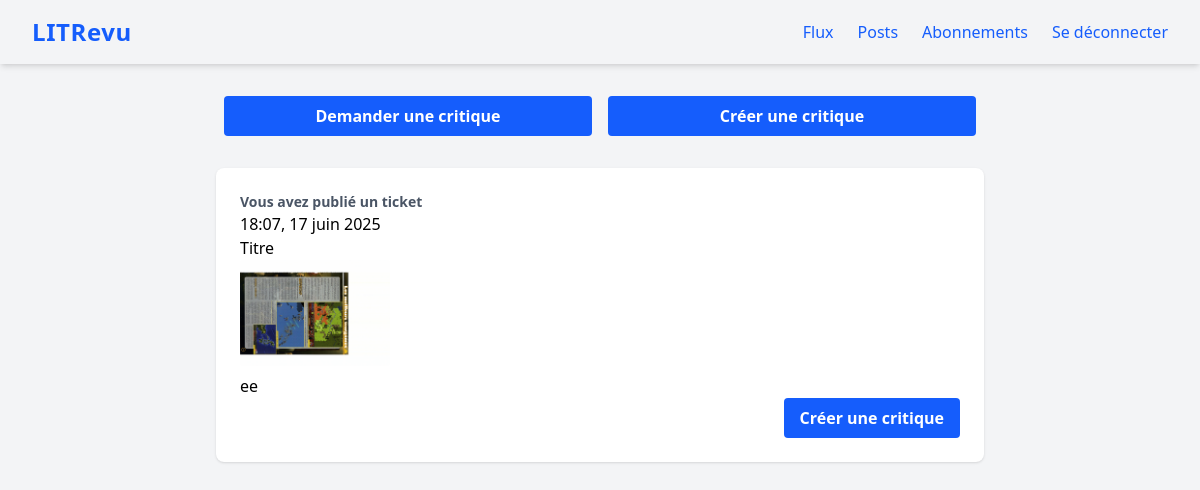
The page /flux/ (signed in) on the database its author committed.
### review/models.py (models this page shows, shortened)
class Ticket(models.Model):
    title = models.CharField(max_length=128, default="Titre")
    description = models.CharField(max_length=2048, blank=True)
    user = models.ForeignKey(
        to=settings.AUTH_USER_MODEL, on_delete=models.CASCADE)
    image = models.ImageField(blank=True, null=True)
    created = models.DateTimeField(default=timezone.now)

### review/views.py (the view)
# urls.py: path('flux/', review.views.flux, name='flux'),
@login_required
def flux(request):
    followed_users = models.UserFollows.objects.filter(user=request.user).values_list('followed_user', flat=True)
    users_to_show = list(followed_users) + [request.user.id]
    tickets = models.Ticket.objects.filter(user__id__in=users_to_show).annotate(post_type=Value('ticket', output_field=CharField()))
    reviews = models.Review.objects.filter(user__id__in=users_to_show).annotate(post_type=Value('review', output_field=CharField()))
    user_tickets = models.Ticket.objects.filter(user=request.user)
    reviews_on_user_tickets = models.Review.objects.filter(ticket__in=user_tickets).annotate(post_type=Value('review', output_field=CharField()))
    reviews = reviews | reviews_on_user_tickets
    flux = sorted(
        list(tickets) + list(reviews),
        key=lambda obj: obj.created,
        reverse=True
    )
    return render(request, 'review/flux.html', context={'flux': flux}, )

### review/templates/review/flux.html
{% extends 'base.html' %}
{% load review_extras %}
{% block content %}
    <div class="flex gap-4 items-center mb-8 w-full px-2">
        <a href="{% url 'ticket-create' %}" class="flex-1 mx-6">
            <button type="button" class="w-full bg-blue-600 text-white px-4 py-2 rounded hover:bg-blue-700 font-semibold transition">Demander une critique</button>
        </a>
        <a href="{% url 'review-create' %}" class="flex-1 mx-6">
            <button type="button" class="w-full bg-blue-600 text-white px-4 py-2 rounded hover:bg-blue-700 font-semibold transition">Créer une critique</button>
        </a>
    </div>
    <div class="grid-container">
        {% for post in flux %}
            {% if post.post_type == 'review' %}
                <div class="border-2 border-blue-400 bg-blue-50 rounded-lg shadow p-6 mb-4">
                    <p class="text-sm text-gray-600 font-semibold">{% if post.user == user %}Vous avez publié une critique {{ post.user }} {% else %}{{ post.user }} a publié une critique{% endif %}</p>
                    <p class="text-xs text-gray-400 mb-2">{{ post.created|date:"H:i, d F Y" }}</p>
                    <h3 class="font-bold text-lg text-blue-900">{{ post.headline }}</h3>
                    <div class="rating-display mb-2">
                        {% display_stars post.rating %}
                    </div>
                    <p class="mb-2">{{ post.body }}</p>
                    <div class="border border-gray-300 bg-white rounded p-4 my-4">
                        <span class="font-semibold">Ticket - {% if post.ticket.user == user %}Vous{% else %}{{ post.ticket.user }}{% endif %}</span><br>
                        <span class="font-bold">{{ post.ticket.title }}</span><br>
                        <span>{{ post.ticket.description }}</span>
                        {% if post.ticket.image %}<br>
                            <img src="{{ post.ticket.image.url }}" alt="Image du ticket {{ post.ticket.title }}" class="max-w-[100px] max-h-[100px] rounded mt-2" />
                        {% endif %}
                    </div>
                </div>
            {% elif post.post_type == 'ticket' %}
                <div class="bg-white rounded-lg shadow p-6 mb-4">
                    <p class="text-sm text-gray-600 font-semibold">{% if post.user == user %}Vous avez publié un ticket{% else %}{{ post.user }} a publié un ticket{% endif %}</p>
                    {% include "review/_ticket.html" %}
                    <div style="text-align: right; width: 100%;">
                        <a href="{% url 'review-create-for-ticket' post.id %}">
                            <button type="button" class="bg-blue-600 text-white px-4 py-2 rounded hover:bg-blue-700 font-semibold transition">Créer une critique</button>
                        </a>
                    </div>
                </div>
            {% endif %}
        {% endfor %}
    </div>
{% endblock content %}

### review/templates/review/_ticket.html
<div class="ticket">
    <p>{{ post.created|date:"H:i, d F Y" }}</p>
    <h3>{{ post.title }}</h3>
    {% if post.image %}
        <img src="{{ post.image.url }}" alt="Image du ticket {{ post.title }}" class="max-w-[150px] max-h-[150px] rounded mb-2" />
    {% endif %}
    <p>{{ post.description }}</p>
</div>

### rows shown on the page
Ticket: shows "Vous avez publié un ticket", created "18:07, 17 juin 2025", title "Titre", image (picture), description "ee"
